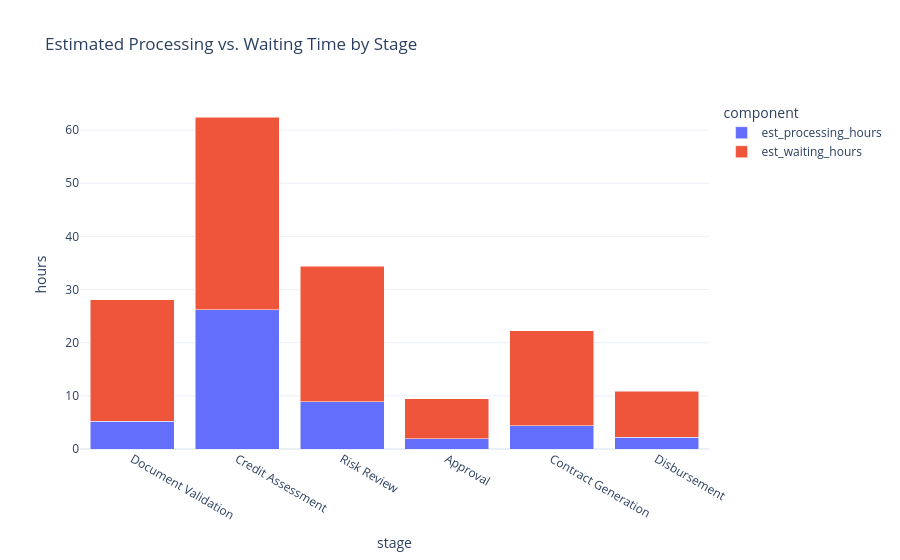

Notebook source saved alongside this figure:
### Code cell
plot_df = by_stage.reset_index().rename(columns={"activity": "stage"}).melt(
    id_vars="stage", value_vars=["est_processing_hours", "est_waiting_hours"],
    var_name="component", value_name="hours"
)
fig = px.bar(plot_df, x="stage", y="hours", color="component", barmode="stack",
             title="Estimated Processing vs. Waiting Time by Stage",
             category_orders={"stage": STAGE_ORDER})
fig.show()

### Figure 1 — Plotly figure (JSON) as saved in the notebook; plotly's stock layout.template omitted (floating-point values rounded to 4 significant figures)
{"data": [{"hovertemplate": "component=est_processing_hours<br>stage=%{x}<br>hours=%{y}<extra></extra>", "legendgroup": "est_processing_hours", "marker": {"color": "#636efa", "pattern": {"shape": ""}}, "name": "est_processing_hours", "orientation": "v", "showlegend": true, "textposition": "auto", "type": "bar", "x": ["Document Validation", "Credit Assessment", "Risk Review", "Approval", "Contract Generation", "Disbursement"], "xaxis": "x", "y": [5.233, 26.24, 8.855, 1.935, 4.334, 2.245], "yaxis": "y"}, {"hovertemplate": "component=est_waiting_hours<br>stage=%{x}<br>hours=%{y}<extra></extra>", "legendgroup": "est_waiting_hours", "marker": {"color": "#EF553B", "pattern": {"shape": ""}}, "name": "est_waiting_hours", "orientation": "v", "showlegend": true, "textposition": "auto", "type": "bar", "x": ["Document Validation", "Credit Assessment", "Risk Review", "Approval", "Contract Generation", "Disbursement"], "xaxis": "x", "y": [22.81, 36.15, 25.53, 7.499, 17.89, 8.646], "yaxis": "y"}], "layout": {"barmode": "stack", "legend": {"title": {"text": "component"}, "tracegroupgap": 0}, "title": {"text": "Estimated Processing vs. Waiting Time by Stage"}, "xaxis": {"anchor": "y", "categoryarray": ["Document Validation", "Credit Assessment", "Risk Review", "Approval", "Contract Generation", "Disbursement"], "categoryorder": "array", "domain": [0.0, 1.0], "title": {"text": "stage"}}, "yaxis": {"anchor": "x", "domain": [0.0, 1.0], "title": {"text": "hours"}}}}
